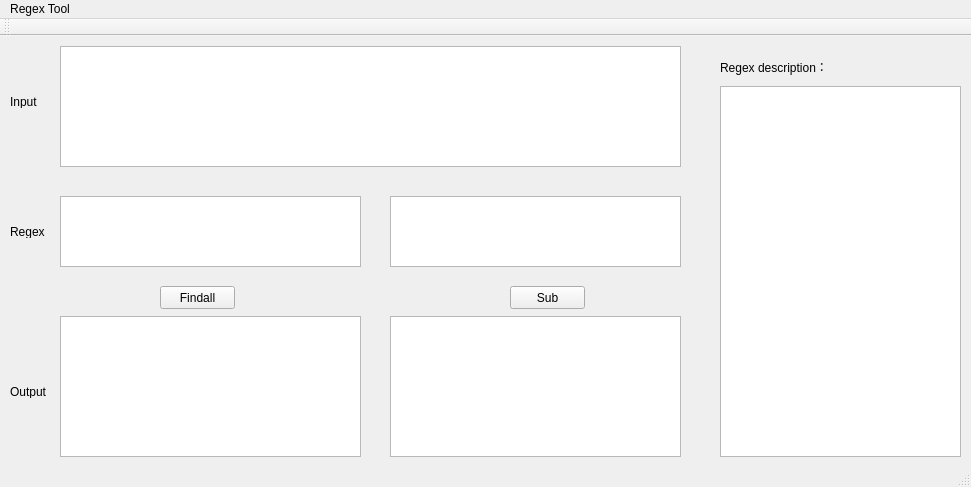
<?xml version="1.0" encoding="UTF-8"?>
<ui version="4.0">
 <class>MainWindow</class>
 <widget class="QMainWindow" name="MainWindow">
  <property name="geometry">
   <rect>
    <x>0</x>
    <y>0</y>
    <width>971</width>
    <height>487</height>
   </rect>
  </property>
  <property name="windowTitle">
   <string>MainWindow</string>
  </property>
  <widget class="QWidget" name="centralWidget">
   <widget class="QTextEdit" name="inputstr">
    <property name="geometry">
     <rect>
      <x>60</x>
      <y>10</y>
      <width>621</width>
      <height>121</height>
     </rect>
    </property>
   </widget>
   <widget class="QTextEdit" name="findallstr">
    <property name="geometry">
     <rect>
      <x>60</x>
      <y>160</y>
      <width>301</width>
      <height>71</height>
     </rect>
    </property>
   </widget>
   <widget class="QTextEdit" name="substr">
    <property name="geometry">
     <rect>
      <x>390</x>
      <y>160</y>
      <width>291</width>
      <height>71</height>
     </rect>
    </property>
   </widget>
   <widget class="QPushButton" name="pushButton_findall">
    <property name="geometry">
     <rect>
      <x>160</x>
      <y>250</y>
      <width>75</width>
      <height>23</height>
     </rect>
    </property>
    <property name="text">
     <string>Findall</string>
    </property>
   </widget>
   <widget class="QPushButton" name="pushButton_sub">
    <property name="geometry">
     <rect>
      <x>510</x>
      <y>250</y>
      <width>75</width>
      <height>23</height>
     </rect>
    </property>
    <property name="text">
     <string>Sub</string>
    </property>
   </widget>
   <widget class="QTextBrowser" name="findalloutputstr">
    <property name="geometry">
     <rect>
      <x>60</x>
      <y>280</y>
      <width>301</width>
      <height>141</height>
     </rect>
    </property>
   </widget>
   <widget class="QLabel" name="label">
    <property name="geometry">
     <rect>
      <x>10</x>
      <y>60</y>
      <width>54</width>
      <height>12</height>
     </rect>
    </property>
    <property name="text">
     <string>Input</string>
    </property>
   </widget>
   <widget class="QLabel" name="label_2">
    <property name="geometry">
     <rect>
      <x>10</x>
      <y>350</y>
      <width>54</width>
      <height>12</height>
     </rect>
    </property>
    <property name="text">
     <string>Output</string>
    </property>
   </widget>
   <widget class="QLabel" name="label_3">
    <property name="geometry">
     <rect>
      <x>10</x>
      <y>190</y>
      <width>54</width>
      <height>12</height>
     </rect>
    </property>
    <property name="text">
     <string>Regex</string>
    </property>
   </widget>
   <widget class="QTextBrowser" name="regexdescription">
    <property name="geometry">
     <rect>
      <x>720</x>
      <y>50</y>
      <width>241</width>
      <height>371</height>
     </rect>
    </property>
   </widget>
   <widget class="QLabel" name="label_4">
    <property name="geometry">
     <rect>
      <x>720</x>
      <y>20</y>
      <width>161</width>
      <height>21</height>
     </rect>
    </property>
    <property name="text">
     <string>Regex description：</string>
    </property>
   </widget>
   <widget class="QTextBrowser" name="suboutputstr">
    <property name="geometry">
     <rect>
      <x>390</x>
      <y>280</y>
      <width>291</width>
      <height>141</height>
     </rect>
    </property>
   </widget>
  </widget>
  <widget class="QMenuBar" name="menuBar">
   <property name="geometry">
    <rect>
     <x>0</x>
     <y>0</y>
     <width>971</width>
     <height>23</height>
    </rect>
   </property>
   <widget class="QMenu" name="menuRegex_Tool">
    <property name="title">
     <string>Regex Tool</string>
    </property>
   </widget>
   <addaction name="menuRegex_Tool"/>
  </widget>
  <widget class="QToolBar" name="mainToolBar">
   <attribute name="toolBarArea">
    <enum>TopToolBarArea</enum>
   </attribute>
   <attribute name="toolBarBreak">
    <bool>false</bool>
   </attribute>
  </widget>
  <widget class="QStatusBar" name="statusBar"/>
 </widget>
 <layoutdefault spacing="6" margin="11"/>
 <resources/>
 <connections/>
</ui>
